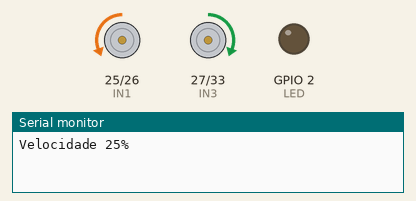
The sketch below on a simulated ESP32. Parts: motor-driver pin pairs drawn as motors (green arrow = first pin HIGH = forward, orange = second pin HIGH = backward, longer = more drive, scaled by the enable pin), output pins drawn as LEDs (lit = HIGH), the last lines printed to the serial monitor.

Above: at 1.5 s.
At 5.5 s:
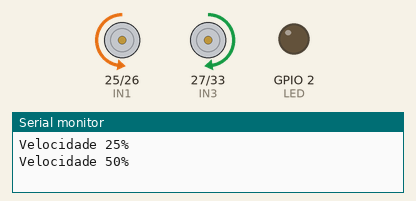
At 9.5 s:
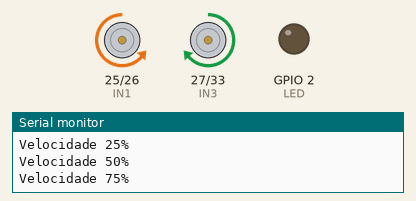
At 16.0 s:
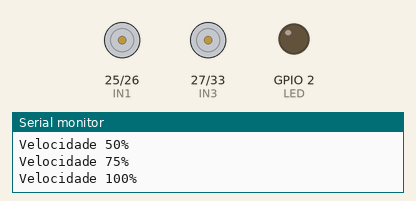
Timing chart, 0 to 22.1 s (numbered marks = the images above):
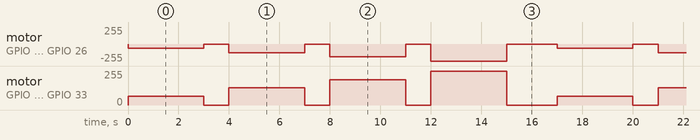

Measured:
- by itself, motor on GPIO 27 (IN3) / GPIO 33 (IN4): repeats every 17.0 s: stopped 1.0 s, forward 128/255 3.0 s, stopped 1.0 s, forward 191/255 3.0 s, stopped 1.0 s, forward 255/255 3.0 s, stopped 2.0 s, forward 64/255 3.0 s
- by itself, motor on GPIO 25 (IN1) / GPIO 26 (IN2): repeats every 17.0 s: stopped 1.0 s, backward 128/255 3.0 s, stopped 1.0 s, backward 191/255 3.0 s, stopped 1.0 s, backward 255/255 3.0 s, stopped 2.0 s, backward 64/255 3.0 s

The sketch:

TesteVelocidade.ino
```cpp
// ====================
// DEFINIÇÃO DOS PINOS
// ====================

// MOTORES
#define IN1 25
#define IN2 26
#define IN3 27
#define IN4 33

// CONTROLE DE VELOCIDADE
#define ENA 14
#define ENB 32

// LED
#define LED 2


void setup() {

  // Pinos de direção
  pinMode(IN1, OUTPUT);
  pinMode(IN2, OUTPUT);
  pinMode(IN3, OUTPUT);
  pinMode(IN4, OUTPUT);

  pinMode(LED, OUTPUT);
  Serial.begin(115200);
}


void loop() {

  Serial.println("Velocidade 25%");
  frente(64);
  delay(3000);

  parar();
  delay(1000);


  Serial.println("Velocidade 50%");
  frente(128);
  delay(3000);

  parar();
  delay(1000);


  Serial.println("Velocidade 75%");
  frente(191);
  delay(3000);

  parar();
  delay(1000);


  Serial.println("Velocidade 100%");
  frente(255);
  delay(3000);

  parar();
  delay(2000);
}


// ====================
// ANDAR PARA FRENTE
// ====================

void frente(int velocidade) {

  // Motor A
  digitalWrite(IN1, LOW);
  digitalWrite(IN2, HIGH);

  // Motor B
  digitalWrite(IN3, HIGH);
  digitalWrite(IN4, LOW);

  // Velocidade PWM
  analogWrite(ENA, velocidade);
  analogWrite(ENB, velocidade);
}


// ====================
// PARAR
// ====================

void parar() {

  digitalWrite(IN1, LOW);
  digitalWrite(IN2, LOW);

  digitalWrite(IN3, LOW);
  digitalWrite(IN4, LOW);

  analogWrite(ENA, 0);
  analogWrite(ENB, 0);
}
```
